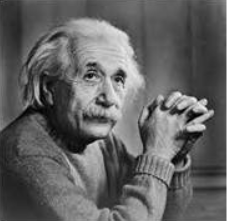
#> input picture HistEq.PNG, 228 x 221 px
$ jupyter execute histogram_equalization.ipynb
#> lines starting #> are read from the running program, lines starting #| are printed output that depends on the picture
[cell 1]
import cv2
import matplotlib.pyplot as plt
import numpy as np

[cell 2]
img = cv2.imread('HistEq.PNG', 0)
#> img is the input picture: shape (221, 228); min 1, max 255, mean 99
print(img)
#> (printed output is left out)
plt.imshow(img, cmap='gray')
plt.show()

[cell 3]
equ = cv2.equalizeHist(img)
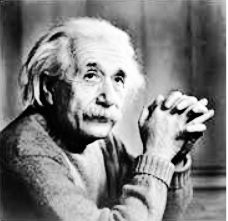
#> equ: shape (221, 228); min 0, max 255, mean 128.3
res = np.hstack((img, equ))
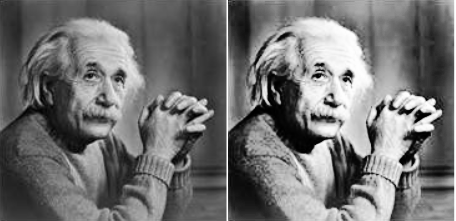
#> res: shape (221, 456); min 0, max 255, mean 113.7
print(equ)
#> (printed output is left out)
plt.imshow(res, cmap='gray')
plt.show()

[cell 4]
plt.hist(img.flatten(),256,[0,256], color = 'r')
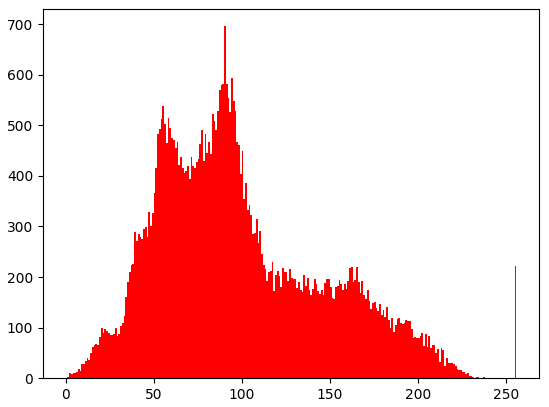
#> figure drawn by matplotlib, 1 panel; tallest bar 696 high, from x = 90 to 91

[cell 5]
plt.hist(equ.flatten(),256,[0,256], color = 'r')
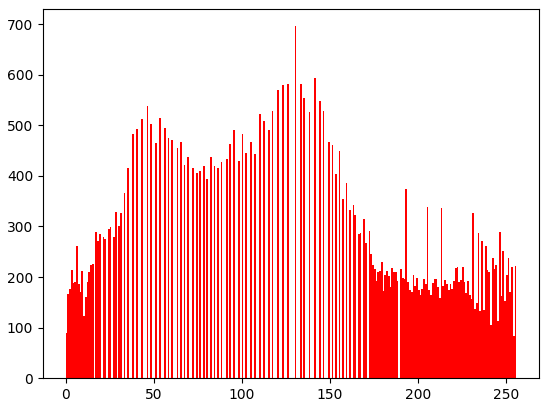
#> figure drawn by matplotlib, 1 panel; tallest bar 696 high, from x = 130 to 131
